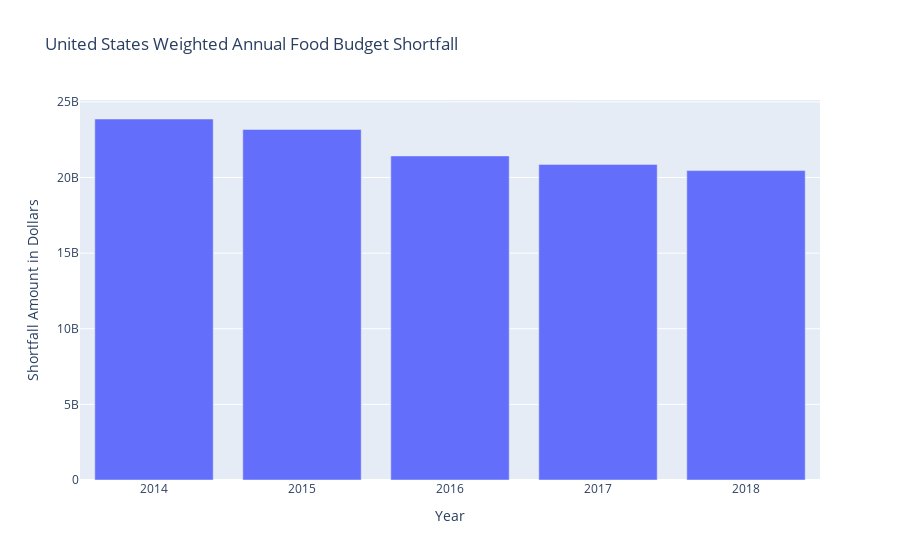

The cell this chart's notebook holds for it:
### Code cell
fig = px.bar(US_ShortFall,x='Year',y='Shortfall Amount in Dollars',title="United States Weighted Annual Food Budget Shortfall")
fig.show()

### Figure 1 — Plotly figure (JSON) as saved in the notebook; plotly's stock layout.template omitted (floating-point values rounded to 4 significant figures)
{"data": [{"alignmentgroup": "True", "hovertemplate": "Year=%{x}<br>Shortfall Amount in Dollars=%{y}<extra></extra>", "legendgroup": "", "marker": {"color": "#636efa"}, "name": "", "offsetgroup": "", "orientation": "v", "showlegend": false, "textposition": "auto", "type": "bar", "x": ["2014", "2015", "2016", "2017", "2018"], "xaxis": "x", "y": [23867140000, 23176814000, 21426692000, 20866247000, 20456106000], "yaxis": "y"}], "layout": {"autosize": true, "barmode": "relative", "legend": {"tracegroupgap": 0}, "title": {"text": "United States Weighted Annual Food Budget Shortfall"}, "xaxis": {"anchor": "y", "autorange": true, "domain": [0, 1], "range": [-0.5, 4.5], "title": {"text": "Year"}, "type": "category"}, "yaxis": {"anchor": "x", "autorange": true, "domain": [0, 1], "range": [0, 25120000000.0], "title": {"text": "Shortfall Amount in Dollars"}, "type": "linear"}}}
